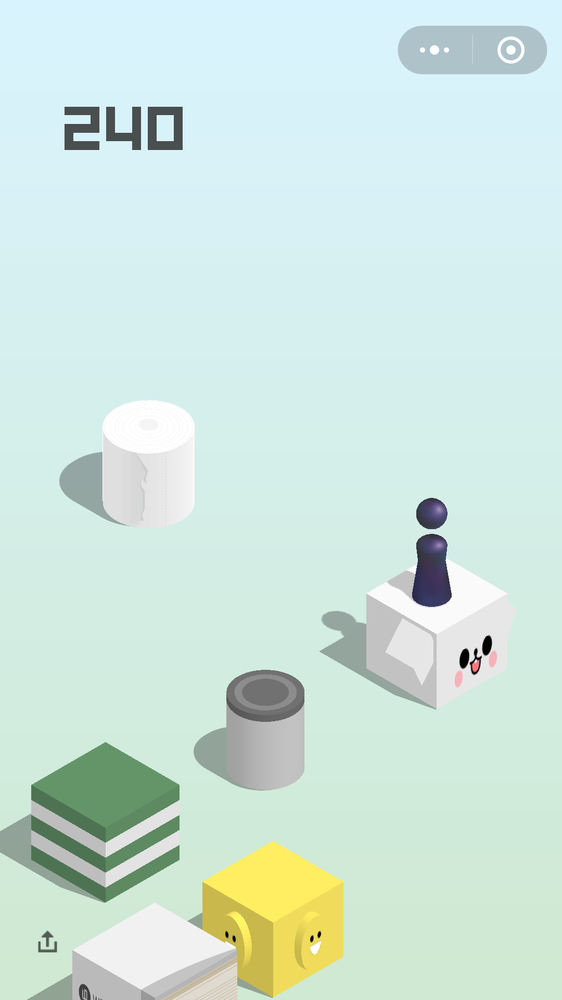
#> input picture input/2018-02-01-19-05-45-339839.png, 562 x 1000 px, shrunk from 1080 x 1920 before the run
$ python BlackChess.py   (older library calls are emulated)
#> lines starting #> are read from the running program, lines starting #| are printed output that depends on the picture; after the words box and inside, x2 and y2 are one past the last pixel; in counts of white or black regions, pixels touching at a corner belong together
### FGVisonUtil.py
# -*- coding: utf-8 -*-
import cv2
import numpy as np

import matplotlib.pyplot as plt
import math
import random

class FGVisionUtil:
    '''
        凡哥的机器视觉工具箱
        封装了一些常用的功能
    '''
    # [100 lines left out: functions cal_rgb_margin, cal_single_margin, draw_gray_hist, draw_rgb_hist, justify_rgb_value, not called in this run]

    @staticmethod
    def contours_filter(contours, minWidth=None, maxWidth=None, minHeight=None, maxHeight=None, minArea=None):
        '''
            contours筛选器  通过宽度高度面积 过滤轮廓
        '''
        newCntList = []

        for cnt in contours:

            rect = cv2.minAreaRect(cnt)       # 获取最小矩形区域
            area = cv2.contourArea(cnt)       # 获取contour的面积

            width = rect[1][0]
            height = rect[1][1]

            if minWidth and width < minWidth:
                continue
            if maxWidth and width > maxWidth:
                continue
            if minHeight and height < minHeight:
                continue
            if maxHeight and height > maxHeight:
                continue
            if minArea and area < minArea:
                continue

            newCntList.append(cnt)
        return newCntList


    # [99 lines left out: functions isPointInRectangle, printImgInfo, cal_distance, fitBGRBValue, findCurveBoundary, getMaxCurveBoundary and 1 more, not called in this run]

### BlackChess.py
#-*- coding: UTF-8 -*-
'''
寻找棋子chess的位置

* 首先根据颜色阈值进行寻找
* 如果没有找到的话就通过使用模板匹配找到棋子的位置
'''

import cv2
import numpy as np
from  FGVisonUtil import FGVisionUtil as vutils


def getChessFootByTempMatch(img, template=None, offset=(0,-5)):
    '''
        利用模板匹配寻找棋子的位置
        img: 待要匹配的图片
        template： 模板
        offset： 偏移量 (模板底部中心再往上偏移一些才是棋子的位置)
    '''
    if template is None:
        # 读入预设的模板
        template = cv2.imread('little_chess.png')
        # 判断模板是否读取正确
        if template is None:
            print("ERROR: 请检查模板文件路径")
            exit()

    # 获取模板的高度跟宽度
    tmp_height, tmp_width,_= template.shape
    # 进行模板匹配
    res = cv2.matchTemplate(img, template, method=cv2.TM_CCOEFF)
    # 获取最大匹配与最小匹配的值与坐标
    # 因为采用的匹配方式是 cv2.TM_CCOEFF 所以最大值位置是我们想要的棋子位置
    min_val, max_val, min_loc, max_loc = cv2.minMaxLoc(res)

    # 棋子底部中心位置
    (x, y) = max_loc
    (delta_x, delta_y) = offset
    chess_posi = (int(x + tmp_width/2 + delta_x), int(y + tmp_height + delta_y))

    return chess_posi


def getChessFootMask(img):
    '''
        利用HSV阈值获取棋子的掩模
    '''
    # 先转换为HSV格式的图片
    img_hsv = cv2.cvtColor(img, cv2.COLOR_BGR2HSV)

    # 阈值下界
    lowerb = (104, 33, 58)
    # 阈值上界
    upperb = (136, 121, 104)

    # 图像二值化
    mask = cv2.inRange(img_hsv, lowerb, upperb)
    # 闭运算， 去除棋子头部的黑洞
    mask = cv2.morphologyEx(mask, cv2.MORPH_CLOSE, np.ones((9,9)), iterations=6)

    return mask

def getChessFootByColor(img):
    '''
        利用颜色检索棋子位置
    '''
    MIN_CHESS_WIDTH = 65
    MAX_CHESS_WIDTH = 80

    MIN_CHESS_HEIGHT = 200
    MAX_CHESS_HEIGHT = 230


    chess_mask = getChessFootMask(img)
    image, contours, hier = cv2.findContours(chess_mask, cv2.RETR_TREE, cv2.CHAIN_APPROX_SIMPLE)


    contours = vutils.contours_filter(contours, minHeight=MIN_CHESS_HEIGHT, maxHeight=MAX_CHESS_HEIGHT, minWidth=MIN_CHESS_WIDTH, maxWidth=MAX_CHESS_WIDTH)

    if len(contours) == 1:
        # 刚好匹配到目标棋子
        (x, y, w, h)= cv2.boundingRect(contours[0])
        # 返回棋子坐标
        return (int(x+w/2), int(y+h))
    else:
        return None

def getChessFootPosi(img):
    '''
        寻找棋子chess的位置
    '''
    posi = getChessFootByColor(img)
    # 先使用颜色阈值方案
    if posi is not None:
        return posi
    else:
        # 备选方案使用模板匹配
        return getChessFootByTempMatch(img)


if __name__=='__main__':
    if __name__ == '__main__':
        from glob import glob
    # 待测试的游戏截图， 否放置在./input文件夹下
    img_paths = glob('./input/*.png')

    for path in img_paths:
        img_name = path.split('/')[-1]

        img = cv2.imread(path)
#> img is the input picture: shape (1000, 562, 3); mean B, G, R 221.5, 229.6, 207.2

        canvas = img.copy()

        chess_mask = getChessFootMask(img)
#> in getChessFootMask, `img_hsv = cv2.cvtColor(img, cv2.COLOR_BGR2HSV)`: img_hsv: shape (1000, 562, 3); mean H, S, V 75.6, 32.1, 232
#> in getChessFootMask, `mask = cv2.inRange(img_hsv, lowerb, upperb)`:
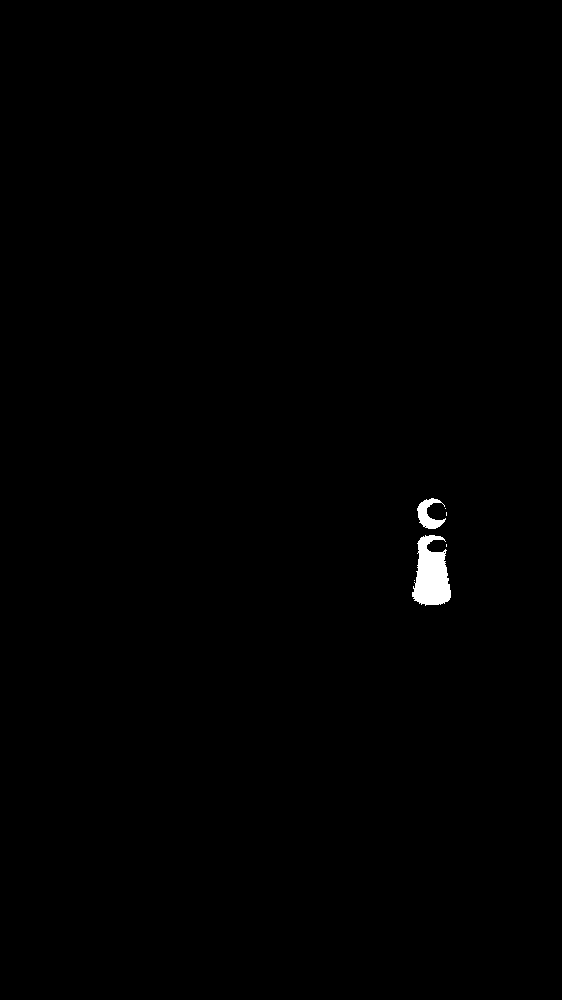
#> mask: shape (1000, 562); 0.42% white; 6 white regions (4 under 20 px), largest, box (x1, y1, x2, y2) and area: (412, 535, 451, 606) 1897, (417, 498, 446, 529) 436
#> in getChessFootMask, `mask = cv2.morphologyEx(mask, cv2.MORPH_CLOSE, np.ones((9,9)), iterati..`:
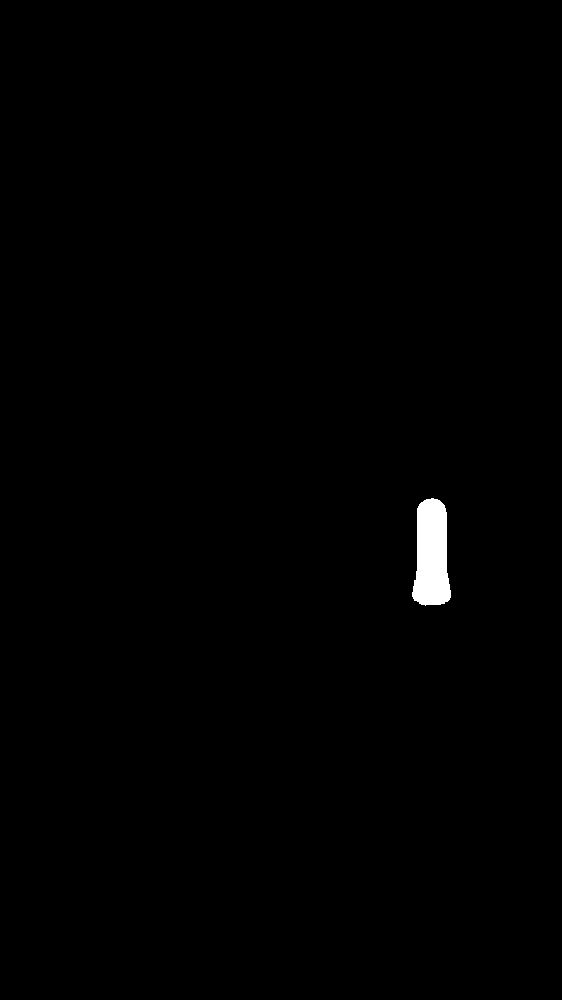
#> mask: shape (1000, 562); 0.58% white; 1 white region, box (x1, y1, x2, y2) and area: (412, 498, 451, 606) 3253
        canvas = cv2.cvtColor(chess_mask, cv2.COLOR_GRAY2BGR)
#> canvas: shape (1000, 562, 3); 0.58% white; 1 white region

        chess_posi = getChessFootPosi(img)
#> in getChessFootByColor, `image, contours, hier = cv2.findContours(chess_mask, cv2.RETR_TREE, cv..`: contours = 1 contour; box (x1, y1, x2, y2) and area: (412, 498, 451, 606) 3126
#> the loop in contours_filter, `for cnt in contours: ` made 1 pass
#> (rect, area, width, height) on pass 1: (((431, 551.5), (107, 38), -90), 3125.5, 107, 38)
#> after the loop in contours_filter, `for cnt in contours:`: newCntList = []
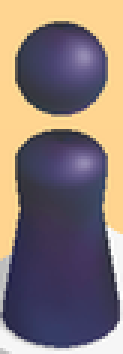
#> input picture little_chess.png, 41 x 118 px, shrunk from 79 x 227 before the run (shown 3 times larger)
#> in getChessFootByTempMatch, template is the input picture: shape (118, 41, 3); mean B, G, R 117.5, 119, 133.6
#> in getChessFootByTempMatch, `res = cv2.matchTemplate(img, template, method=cv2.TM_CCOEFF)`:
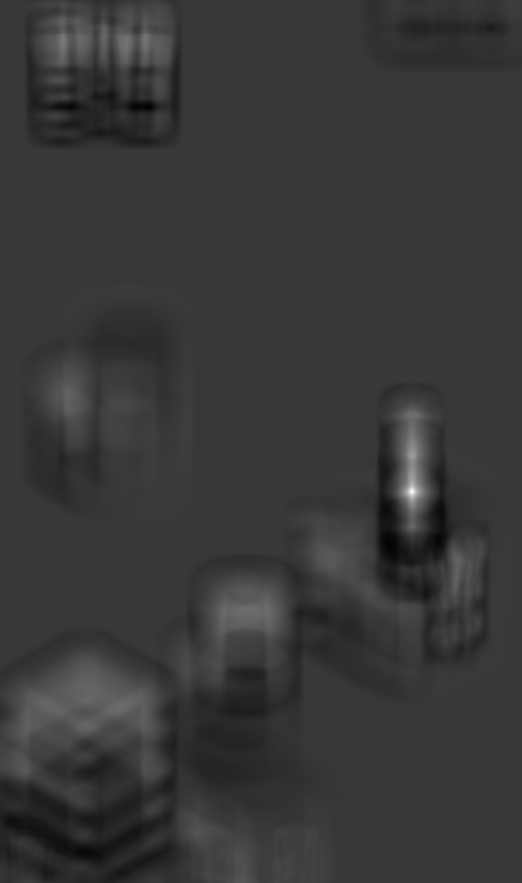
#> res: shape (883, 522) float32; min -21290174, max 74999984, mean 75583.3; drawn with min black and max white
#> in getChessFootByTempMatch, `min_val, max_val, min_loc, max_loc = cv2.minMaxLoc(res)`: min_val = -21290174; max_val = 74999984; min_loc = (148, 106); max_loc = (411, 491)
#> in getChessFootByTempMatch, `(x, y) = max_loc`: x = 411; y = 491
#> in getChessFootByTempMatch, `chess_posi = (int(x + tmp_width/2 + delta_x), int(y + tmp_height + del..`: chess_posi = (431, 604)
#> chess_posi = (431, 604)
        cv2.circle(canvas, chess_posi, 10, (0,0, 255), thickness=-1)
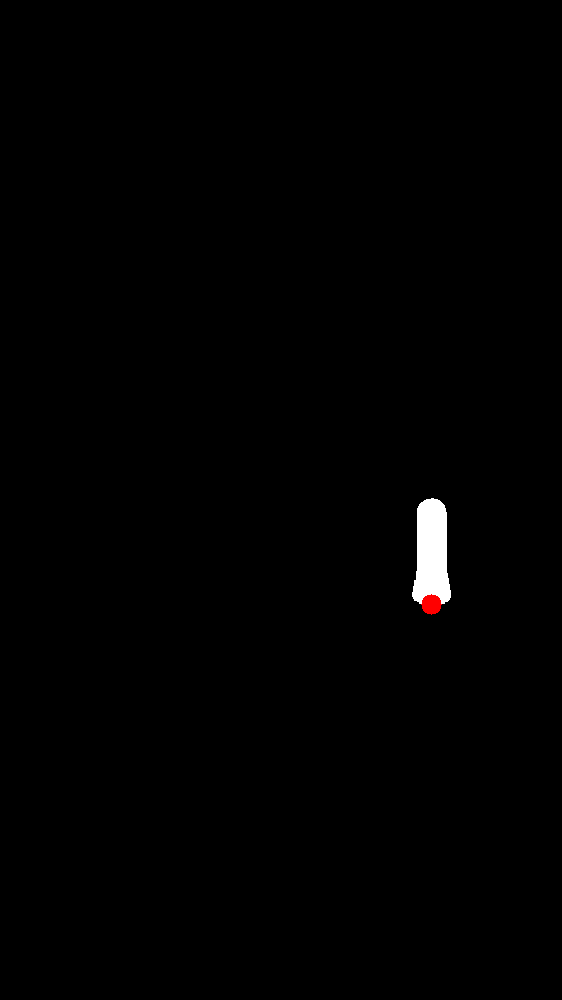
#> canvas: shape (1000, 562, 3); mean B, G, R 1.4, 1.4, 1.5

        cv2.imwrite('./output/chess/'+img_name, np.hstack((img, canvas)))
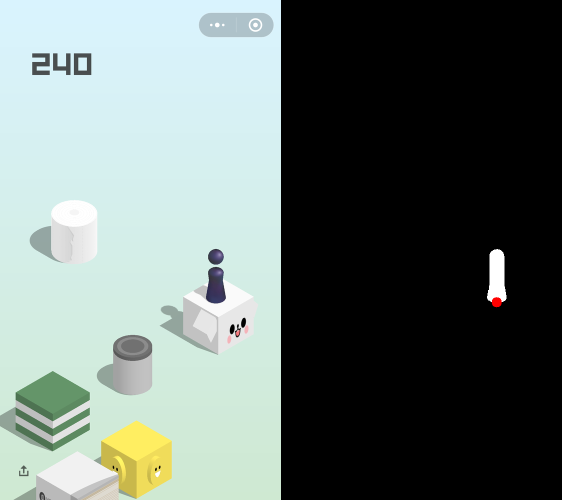
#> saved as 2018-02-01-19-05-45-339839.png: shape (1000, 1124, 3) (shown at 1/2 size); mean B, G, R 111.4, 115.5, 104.4
#> pass 2 of the loop `for path in img_paths:`:
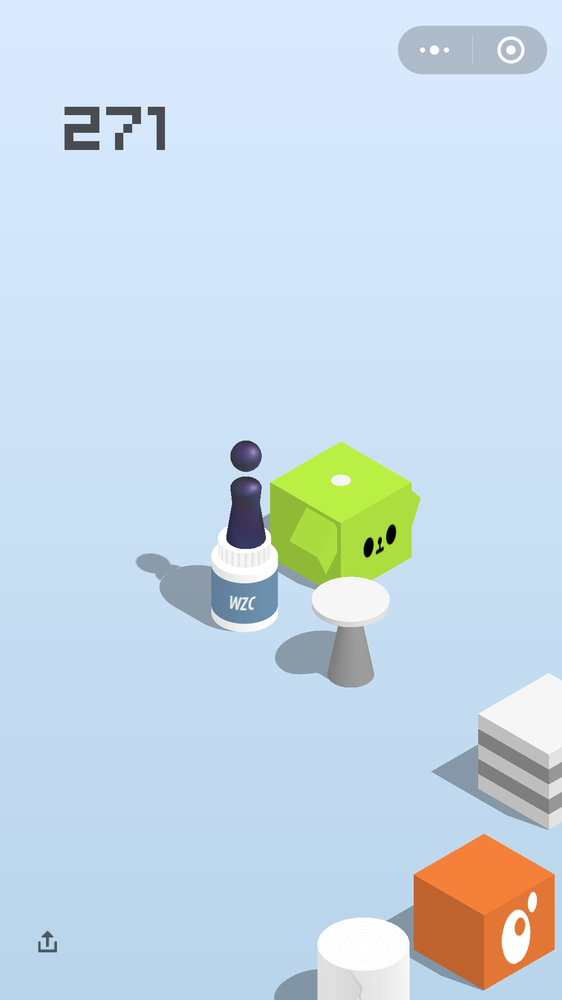
#> input picture input/2018-02-01-19-06-30-933673.png, 562 x 1000 px, shrunk from 1080 x 1920 before the run
#> img is the input picture: shape (1000, 562, 3); mean B, G, R 229.8, 217.2, 199.5
#> img_hsv: shape (1000, 562, 3); mean H, S, V 95.7, 50.5, 238.6
#> in getChessFootMask (call 3), `mask = cv2.morphologyEx(mask, cv2.MORPH_CLOSE, np.ones((9,9)), iterati..`:
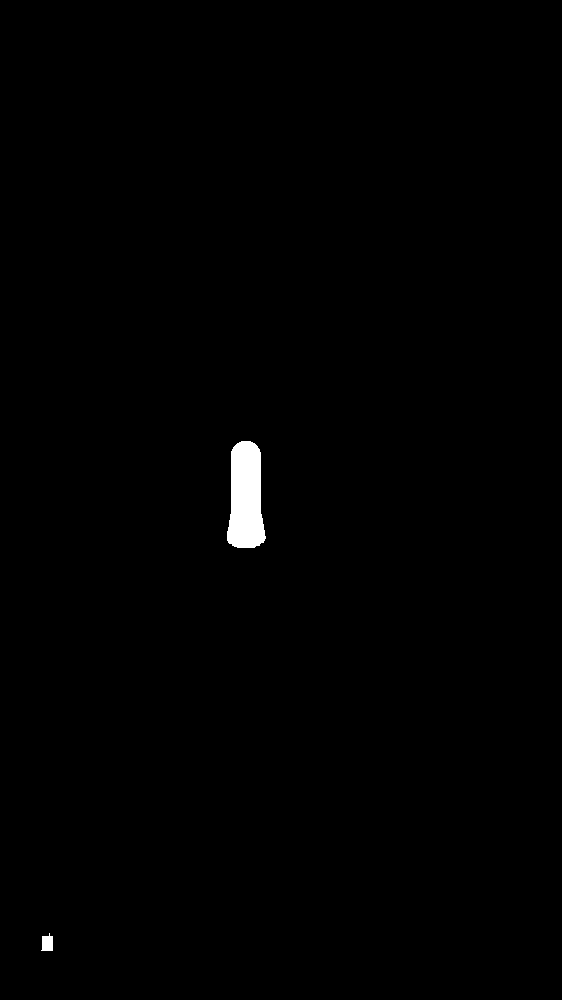
#> mask: shape (1000, 562); 0.61% white; 2 white regions, box (x1, y1, x2, y2) and area: (227, 441, 266, 548) 3267, (41, 933, 53, 951) 169
#> in getChessFootByColor (call 2), `image, contours, hier = cv2.findContours(chess_mask, cv2.RETR_TREE, cv..`: contours = 2 contours; box (x1, y1, x2, y2) and area: (227, 441, 266, 548) 3140, (41, 933, 53, 951) 142
#> the loop in contours_filter (call 2), `for cnt in contours: ` made 2 passes
#> (rect, area, width, height) on passes 1 to 2: (((46.5, 941.5), (17, 11), -90), 141.5, 17, 11), (((246, 494), (106, 38), -90), 3140, 106, 38)
#> `chess_posi = getChessFootPosi(img)`: chess_posi = (246, 546)
#> `cv2.imwrite('./output/chess/'+img_name, np.hstack((img, canvas)))`:
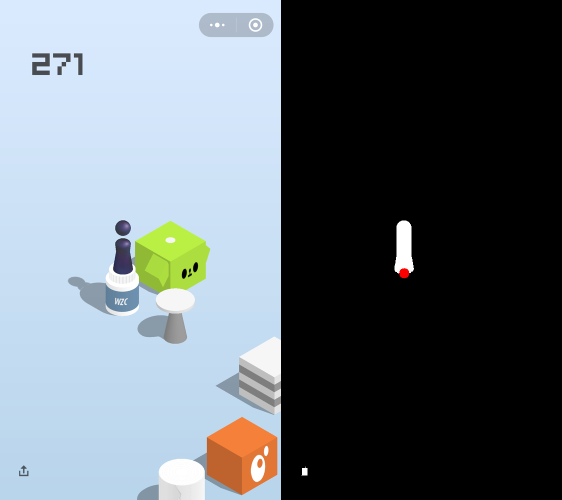
#> saved as 2018-02-01-19-06-30-933673.png: shape (1000, 1124, 3) (shown at 1/2 size); mean B, G, R 115.6, 109.3, 100.6
#> pass 3 of the loop `for path in img_paths:`:
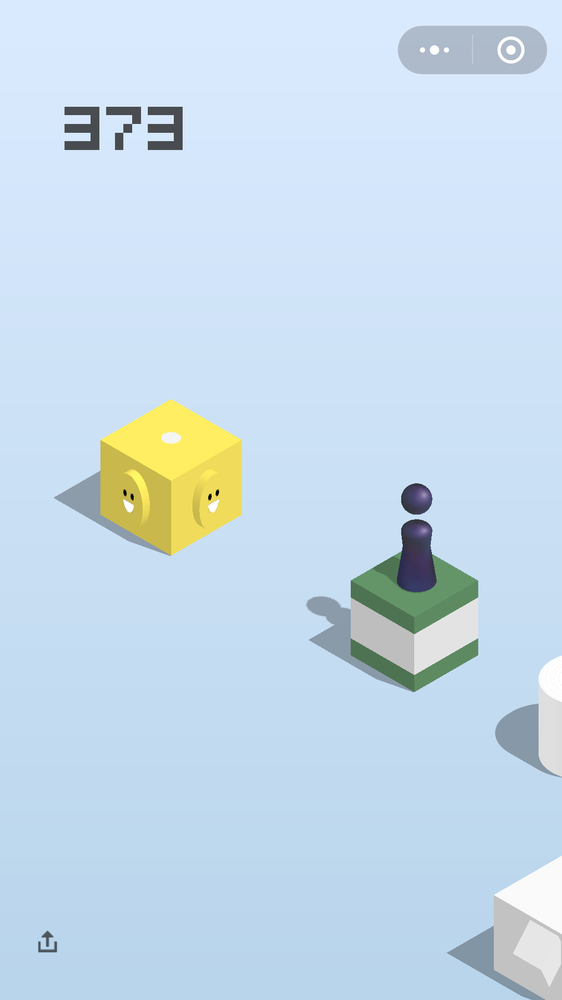
#> input picture input/2018-02-01-19-07-17-425189.png, 562 x 1000 px, shrunk from 1080 x 1920 before the run
#> img is the input picture: shape (1000, 562, 3); mean B, G, R 234.2, 219, 199
#> img_hsv: shape (1000, 562, 3); mean H, S, V 99.2, 47.4, 238.9
#> in getChessFootMask (call 5), `mask = cv2.morphologyEx(mask, cv2.MORPH_CLOSE, np.ones((9,9)), iterati..`:
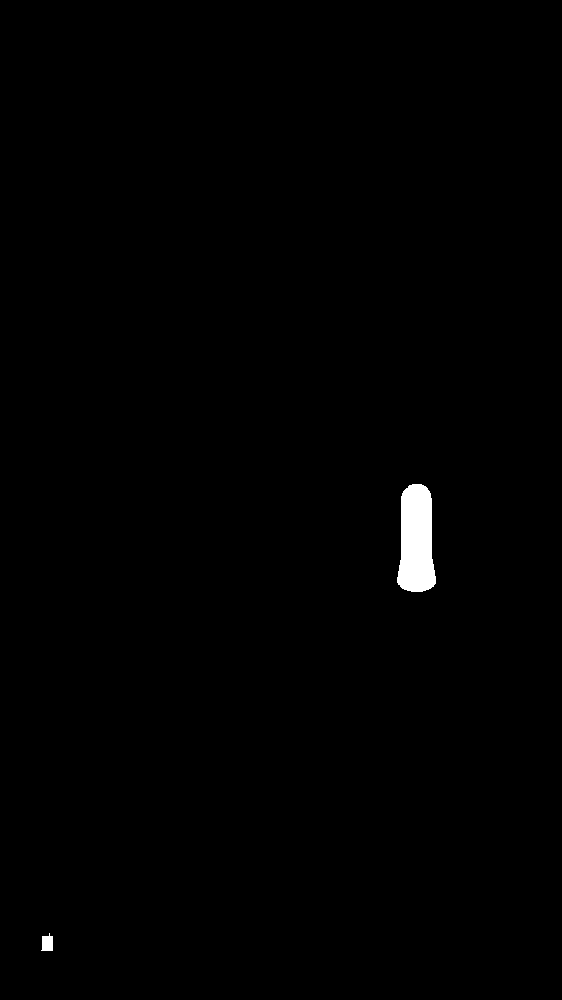
#> mask: shape (1000, 562); 0.63% white; 2 white regions, box (x1, y1, x2, y2) and area: (397, 484, 436, 592) 3349, (41, 933, 53, 951) 169
#> in getChessFootByColor (call 3), `image, contours, hier = cv2.findContours(chess_mask, cv2.RETR_TREE, cv..`: contours = 2 contours; box (x1, y1, x2, y2) and area: (397, 484, 436, 592) 3222, (41, 933, 53, 951) 142
#> `chess_posi = getChessFootPosi(img)`: chess_posi = (416, 589)
#> `cv2.imwrite('./output/chess/'+img_name, np.hstack((img, canvas)))`:
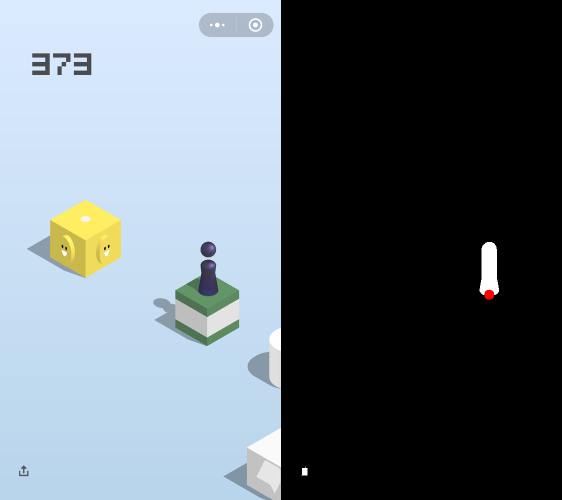
#> saved as 2018-02-01-19-07-17-425189.png: shape (1000, 1124, 3) (shown at 1/2 size); mean B, G, R 117.9, 110.3, 100.3
